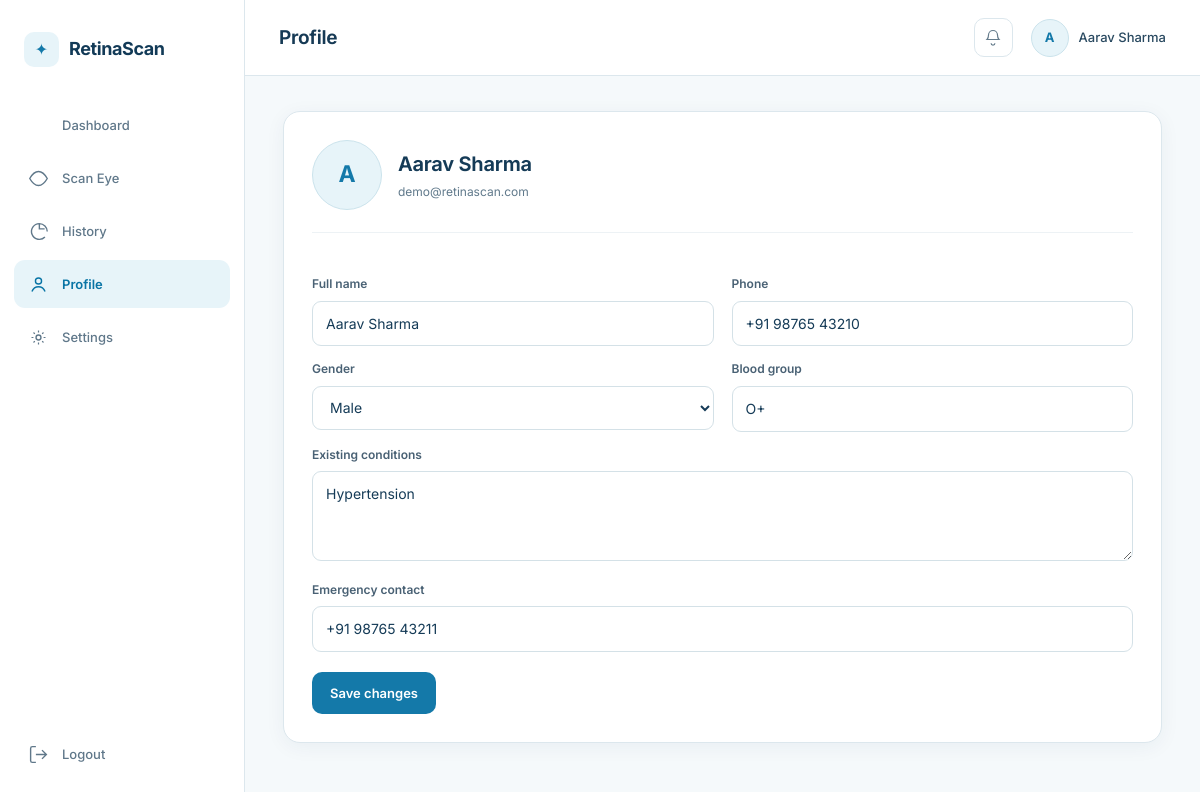
Screenshot of /profile (signed in) with the database file from the repository.
### tables this page shows
CREATE TABLE users (
            id INTEGER PRIMARY KEY AUTOINCREMENT,
            name TEXT NOT NULL,
            email TEXT UNIQUE NOT NULL,
            phone TEXT,
            dob TEXT,
            gender TEXT,
            password_hash TEXT NOT NULL,
            blood_group TEXT,
            existing_conditions TEXT,
            emergency_contact TEXT,
            created_at TEXT NOT NULL
        );

### app.py (the view, shortened to what this page needs)
@app.route(
    "/profile",
    methods=["GET", "POST"]
)
@login_required
def profile():
    user_row = db.get_user_by_id(
        current_user.id
    )
    return render_template(
        "profile.html",
        user=user_row
    )

### app.py (called while the page is built)
@login_manager.user_loader
def load_user(user_id):
    row = db.get_user_by_id(user_id)
    if row:
        return User(row)
    return None

### database.py (called while the page is built)
def get_db():
    conn = sqlite3.connect(DB_PATH)
    conn.row_factory = sqlite3.Row
    return conn

def get_user_by_id(user_id):
    conn = get_db()
    row = conn.execute(
        "SELECT * FROM users WHERE id = ?",
        (user_id,)
    ).fetchone()
    conn.close()
    return row

### templates/profile.html (shortened to what this page needs)
{% extends "base.html" %}
{% block page_title %}Profile{% endblock %}
{% block content %}
<div class="profile-card">
  <div class="profile-header">
    <div class="avatar-ring large">{{ user['name'][0] | upper }}</div>
    <div>
      <h2>{{ user['name'] }}</h2>
      <p>{{ user['email'] }}</p>
    </div>
  </div>
  <form method="POST" action="{{ url_for('profile') }}" class="profile-form">
    <div class="form-grid-2">
      <div>
        <label>Full name</label>
        <input type="text" name="name" value="{{ user['name'] }}">
      </div>
      <div>
        <label>Phone</label>
        <input type="tel" name="phone" value="{{ user['phone'] or '' }}">
      </div>
    </div>
    <div class="form-grid-2">
      <div>
        <label>Gender</label>
        <select name="gender">
          {% for g in ['Female', 'Male', 'Other', 'Prefer not to say'] %}
          <option value="{{ g }}" {% if user['gender'] == g %}selected{% endif %}>{{ g }}</option>
          {% endfor %}
        </select>
      </div>
      <div>
        <label>Blood group</label>
        <input type="text" name="blood_group" value="{{ user['blood_group'] or '' }}" placeholder="e.g. O+">
      </div>
    </div>
    <label>Existing conditions</label>
    <textarea name="existing_conditions" rows="3" placeholder="e.g. Type 2 diabetes, diagnosed 2019">{{ user['existing_conditions'] or '' }}</textarea>
    <label>Emergency contact</label>
    <input type="text" name="emergency_contact" value="{{ user['emergency_contact'] or '' }}" placeholder="Name and phone number">
    <button type="submit" class="btn btn-primary">Save changes</button>
  </form>
</div>
{% endblock %}

### templates/base.html (shortened to what this page needs)
<!DOCTYPE html>
<html lang="en">
<head>
<link rel="stylesheet" href="{{ url_for('static', filename='css/base.css') }}">
<link rel="stylesheet" href="{{ url_for('static', filename='css/dashboard.css') }}">
</head>
<body>
<div class="app-shell">
  <aside class="sidebar">
    <div class="sidebar-brand">
      <span class="brand-mark"></span>
      <span class="brand-name">RetinaScan</span>
    </div>
    <nav class="sidebar-nav">
      <a href="{{ url_for('dashboard') }}" class="nav-item {% if request.endpoint == 'dashboard' %}active{% endif %}">
        <svg viewBox="0 0 24 24"><path d="M4 13h6V4H4v9zm0 7h6v-5H4v5zm10 0h6V11h-6v9zm0-16v5h6V4h-6z"/></svg>
        Dashboard
      </a>
      <a href="{{ url_for('scan') }}" class="nav-item {% if request.endpoint == 'scan' %}active{% endif %}">
        <svg viewBox="0 0 24 24"><circle cx="12" cy="12" r="3.5"/><path d="M12 4C6.5 4 2 12 2 12s4.5 8 10 8 10-8 10-8-4.5-8-10-8z" fill="none" stroke="currentColor" stroke-width="1.6"/></svg>
        Scan Eye
      </a>
      <a href="{{ url_for('history') }}" class="nav-item {% if request.endpoint == 'history' %}active{% endif %}">
        <svg viewBox="0 0 24 24"><path d="M13 3a9 9 0 1 0 6.36 15.36M13 3v6h6M13 3a9 9 0 0 1 9 9" fill="none" stroke="currentColor" stroke-width="1.6"/></svg>
        History
      </a>
      <a href="{{ url_for('profile') }}" class="nav-item {% if request.endpoint == 'profile' %}active{% endif %}">
        <svg viewBox="0 0 24 24"><circle cx="12" cy="8" r="3.5" fill="none" stroke="currentColor" stroke-width="1.6"/><path d="M4.5 20c1.4-3.6 4.4-5.5 7.5-5.5s6.1 1.9 7.5 5.5" fill="none" stroke="currentColor" stroke-width="1.6"/></svg>
        Profile
      </a>
      <a href="{{ url_for('settings') }}" class="nav-item {% if request.endpoint == 'settings' %}active{% endif %}">
        <svg viewBox="0 0 24 24"><circle cx="12" cy="12" r="2.8" fill="none" stroke="currentColor" stroke-width="1.6"/><path d="M12 4v2.2M12 17.8V20M4 12h2.2M17.8 12H20M6.3 6.3l1.5 1.5M16.2 16.2l1.5 1.5M6.3 17.7l1.5-1.5M16.2 7.8l1.5-1.5" stroke="currentColor" stroke-width="1.4"/></svg>
        Settings
      </a>
    </nav>
    <button class="nav-item logout-trigger" id="logoutTrigger" type="button">
      <svg viewBox="0 0 24 24"><path d="M9 21H5a2 2 0 0 1-2-2V5a2 2 0 0 1 2-2h4M16 17l5-5-5-5M21 12H9" fill="none" stroke="currentColor" stroke-width="1.6"/></svg>
      Logout
    </button>
  </aside>
  <div class="main-col">
    <header class="topbar">
      <h1 class="topbar-title">{% block page_title %}Dashboard{% endblock %}</h1>
      <div class="topbar-actions">
        <button class="icon-btn" aria-label="Notifications">
          <svg viewBox="0 0 24 24"><path d="M6 8a6 6 0 1 1 12 0c0 3.2 1 5 2 6H4c1-1 2-2.8 2-6z" fill="none" stroke="currentColor" stroke-width="1.6"/><path d="M9.5 19a2.5 2.5 0 0 0 5 0" fill="none" stroke="currentColor" stroke-width="1.6"/></svg>
        </button>
        <div class="topbar-profile">
          <div class="avatar-ring">{{ current_user.name[0] | upper }}</div>
          <span>{{ current_user.name }}</span>
        </div>
      </div>
    </header>
    <main class="page-content">
      {% block content %}{% endblock %}
    </main>
  </div>
</div>
</body>
</html>

### static/css/base.css (style rules this page uses)
:root { --bg: #f5f9fb; --surface: #ffffff; --surface-soft: #eef7fa; --border: #dce7ed; --border-light: #eaf0f3; --text: #153b57; --text-secondary: #60798b; --text-muted: #8b9ca8; --primary: #1479a9; --primary-dark: #0d628b; --primary-light: #e7f4f9; --success: #258357; --success-bg: #eaf7ef; --warning: #ad720c; --warning-bg: #fff4db; --danger: #c64d4d; --danger-bg: #fff0f0; --radius: 12px; --radius-lg: 17px; --shadow: 0 4px 20px rgba(24, 62, 86, 0.055); --sidebar-width: 245px; }
* { box-sizing: border-box; }
html, body { margin: 0; padding: 0; min-height: 100%; }
body { background: var(--bg); color: var(--text); font-family: 'Inter', sans-serif; font-size: 14px; line-height: 1.55; -webkit-font-smoothing: antialiased; }
h1, h2, h3, h4, h5 { margin: 0; color: var(--text); font-weight: 650; letter-spacing: -0.25px; }
p { margin: 0; color: var(--text-secondary); }
a { color: var(--primary); text-decoration: none; }
button, input, select, textarea { font: inherit; }
button { cursor: pointer; }
.btn { min-height: 42px; display: inline-flex; align-items: center; justify-content: center; gap: 8px; padding: 0 17px; border-radius: 10px; border: 1px solid transparent; font-size: 13px; font-weight: 600; transition: background .2s ease, border-color .2s ease, transform .2s ease; }
.btn-primary { background: var(--primary); color: #fff; }
label { display: block; margin: 14px 0 7px; color: #496174; font-size: 12px; font-weight: 600; }
input, select, textarea { width: 100%; padding: 11px 13px; background: #fff; color: var(--text); border: 1px solid #d4e1e7; border-radius: 9px; outline: none; transition: border-color .2s ease, box-shadow .2s ease; }
input { min-height: 44px; }
select { min-height: 44px; }
textarea { resize: vertical; }
input::placeholder, textarea::placeholder { color: #a0afb9; }

### rows the page displays
users: name "A", name "Aarav Sharma", email "demo@retinascan.com", phone "+91 98765 43210", gender "Male", blood_group "O+", existing_conditions "Hypertension", emergency_contact "+91 98765 43211"
